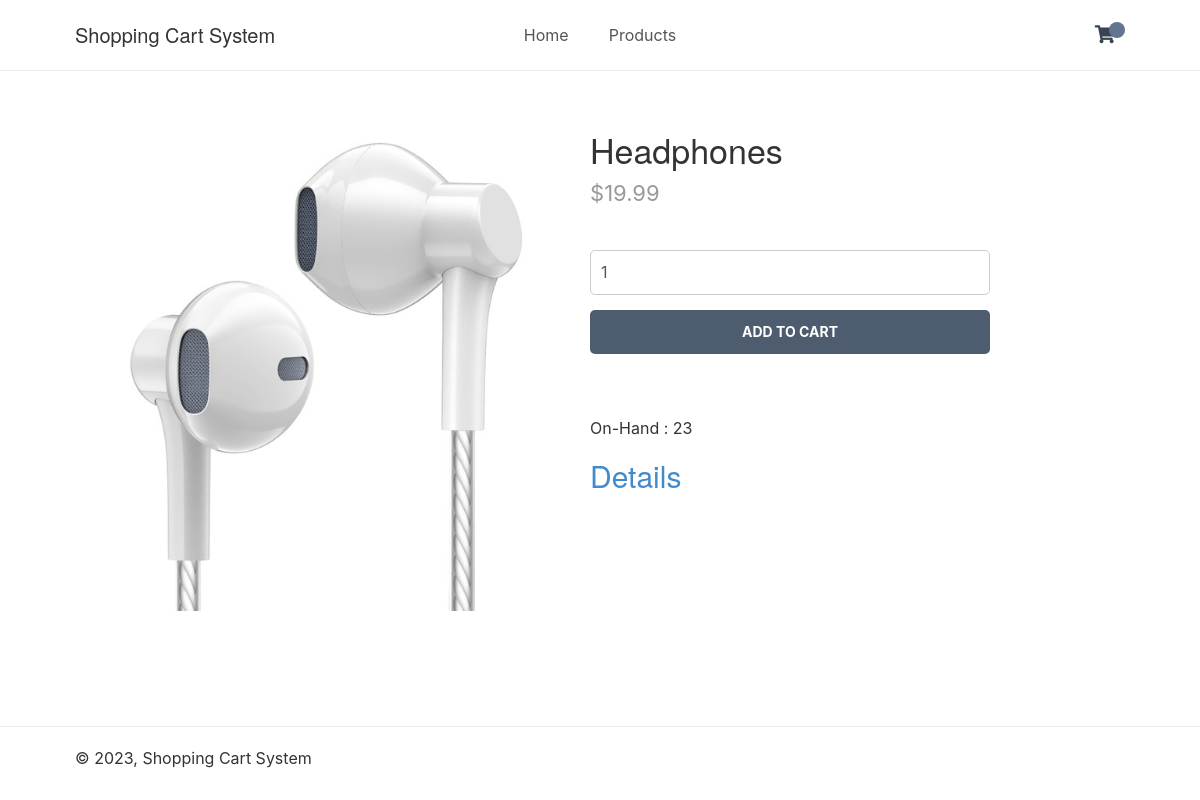
Screenshot of /index.php?page=product&id=3 with the database file from the repository.
### tables this page shows
CREATE TABLE `products` (
  `id` int(11) NOT NULL,
  `name` varchar(200) NOT NULL,
  `desc` text NOT NULL,
  `price` decimal(7,2) NOT NULL,
  `rrp` decimal(7,2) NOT NULL DEFAULT 0.00,
  `quantity` int(11) NOT NULL,
  `img` text NOT NULL,
  `date_added` datetime NOT NULL DEFAULT current_timestamp()
);

### index.php (called while the page is built, shortened)
<?php
include 'functions.php';
$page = isset($_GET['page']) && file_exists($_GET['page'] . '.php') ? $_GET['page'] : 'home';
include $page . '.php';
?>

### product.php (the view, shortened to what this page needs)
<?php
if (isset($_GET['id'])){
    $stmt = $pdo->prepare('SELECT * FROM products WHERE id = ?');
    $stmt->execute([$_GET['id']]);
    $product = $stmt->fetch(PDO::FETCH_ASSOC);
}
else {
    exit('Product does not exist!');
}
?>
<?=template_header('Product')?>
<div class="product content-wrapper">
    <img src="imgs/<?=$product['img']?>" width="500" height="500" alt="<?=$product['name']?>">
    <div>
        <h1 class="name"><?=$product['name']?></h1>
        <span class="price">
            &dollar;<?=$product['price']?>
        </span>
        <form action="index.php?page=cart" method="post">
             <input type="number" name="quantity" value="1" min="1" max="<?=$product['quantity']?>" placeholder="Quantity" required>
            <input type="submit" value="Add To Cart">
        </form>
        <div class="description">
            <br/>
            On-Hand : <?=$product['quantity']?>
        </div>
        <a href="index.php?page=updateproduct&id=<?=$product['id']?>" class="product"><h2>Details<h2></a>
    </div>
</div>
<?=template_footer()?>

### css/style.css (style rules this page uses)
* { box-sizing: border-box; font-family: -apple-system, BlinkMacSystemFont, "segoe ui", roboto, oxygen, ubuntu, cantarell, "fira sans", "droid sans", "helvetica neue", Arial, sans-serif; font-size: 16px; -webkit-font-smoothing: antialiased; -moz-osx-font-smoothing: grayscale; }
html { height: 100%; }
body { position: relative; min-height: 100%; color: #555555; background-color: #FFFFFF; margin: 0; padding-bottom: 100px; }
h1, h2, h3, h4, h5 { color: #394352; }
.content-wrapper { width: 1050px; margin: 0 auto; }
main > .product { display: flex; padding: 40px 0; }
main > .product > div { padding-left: 15px; }
main > .product h1 { font-size: 34px; font-weight: normal; margin: 0; padding: 20px 0 10px 0; }
main > .product .price { display: block; font-size: 22px; color: #999999; }
main > .product form { display: flex; flex-flow: column; margin: 40px 0; }
main > .product form input[type="number"] { width: 400px; padding: 10px; margin-bottom: 15px; border: 1px solid #ccc; color: #555555; border-radius: 5px; }
main > .product form input[type="submit"] { background: #4e5c70; border: 0; color: #FFFFFF; width: 400px; padding: 12px 0; text-transform: uppercase; font-size: 14px; font-weight: bold; border-radius: 5px; cursor: pointer; }

### rows the page displays
products: img (picture), name "Headphones", price "19.99", quantity "23"
